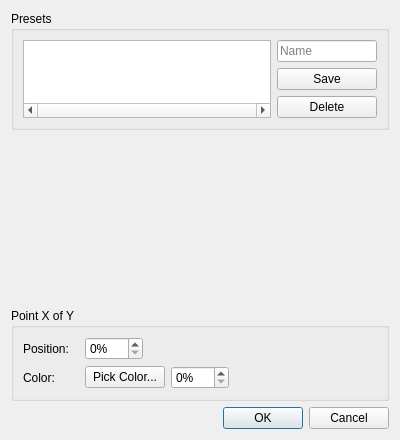
<?xml version="1.0" encoding="UTF-8"?>
<ui version="4.0">
 <class>GradientDialog</class>
 <widget class="QDialog" name="GradientDialog">
  <property name="geometry">
   <rect>
    <x>0</x>
    <y>0</y>
    <width>400</width>
    <height>440</height>
   </rect>
  </property>
  <property name="minimumSize">
   <size>
    <width>400</width>
    <height>440</height>
   </size>
  </property>
  <property name="maximumSize">
   <size>
    <width>400</width>
    <height>440</height>
   </size>
  </property>
  <property name="focusPolicy">
   <enum>Qt::ClickFocus</enum>
  </property>
  <property name="windowTitle">
   <string>Pick Gradient</string>
  </property>
  <layout class="QGridLayout" name="gridLayout">
   <item row="1" column="0">
    <spacer name="verticalSpacer">
     <property name="orientation">
      <enum>Qt::Vertical</enum>
     </property>
     <property name="sizeType">
      <enum>QSizePolicy::Expanding</enum>
     </property>
     <property name="sizeHint" stdset="0">
      <size>
       <width>0</width>
       <height>0</height>
      </size>
     </property>
    </spacer>
   </item>
   <item row="3" column="0">
    <spacer name="verticalSpacer_2">
     <property name="orientation">
      <enum>Qt::Vertical</enum>
     </property>
     <property name="sizeType">
      <enum>QSizePolicy::Fixed</enum>
     </property>
     <property name="sizeHint" stdset="0">
      <size>
       <width>0</width>
       <height>15</height>
      </size>
     </property>
    </spacer>
   </item>
   <item row="2" column="0">
    <widget class="GradientDialogWidget" name="widget" native="true">
     <property name="sizePolicy">
      <sizepolicy hsizetype="Preferred" vsizetype="Fixed">
       <horstretch>0</horstretch>
       <verstretch>0</verstretch>
      </sizepolicy>
     </property>
     <property name="minimumSize">
      <size>
       <width>0</width>
       <height>74</height>
      </size>
     </property>
     <property name="maximumSize">
      <size>
       <width>16777215</width>
       <height>74</height>
      </size>
     </property>
    </widget>
   </item>
   <item row="5" column="0">
    <widget class="QDialogButtonBox" name="buttonBox">
     <property name="orientation">
      <enum>Qt::Horizontal</enum>
     </property>
     <property name="standardButtons">
      <set>QDialogButtonBox::Cancel|QDialogButtonBox::Ok</set>
     </property>
    </widget>
   </item>
   <item row="4" column="0">
    <widget class="QGroupBox" name="stopBox">
     <property name="sizePolicy">
      <sizepolicy hsizetype="Preferred" vsizetype="Fixed">
       <horstretch>0</horstretch>
       <verstretch>0</verstretch>
      </sizepolicy>
     </property>
     <property name="title">
      <string notr="true">Point X of Y</string>
     </property>
     <layout class="QGridLayout" name="gridLayout_2">
      <item row="1" column="2">
       <layout class="QHBoxLayout" name="horizontalLayout_2">
        <item>
         <widget class="ColorButton" name="stopColor">
          <property name="text">
           <string>Pick Color...</string>
          </property>
         </widget>
        </item>
        <item>
         <widget class="QSpinBox" name="stopOpacity">
          <property name="suffix">
           <string notr="true">%</string>
          </property>
          <property name="maximum">
           <number>100</number>
          </property>
         </widget>
        </item>
        <item>
         <spacer name="horizontalSpacer_2">
          <property name="orientation">
           <enum>Qt::Horizontal</enum>
          </property>
          <property name="sizeHint" stdset="0">
           <size>
            <width>40</width>
            <height>20</height>
           </size>
          </property>
         </spacer>
        </item>
       </layout>
      </item>
      <item row="0" column="0">
       <widget class="QLabel" name="label">
        <property name="text">
         <string>Position:</string>
        </property>
       </widget>
      </item>
      <item row="0" column="2">
       <layout class="QHBoxLayout" name="horizontalLayout">
        <item>
         <widget class="QSpinBox" name="stopPos">
          <property name="suffix">
           <string notr="true">%</string>
          </property>
          <property name="maximum">
           <number>100</number>
          </property>
         </widget>
        </item>
        <item>
         <spacer name="horizontalSpacer">
          <property name="orientation">
           <enum>Qt::Horizontal</enum>
          </property>
          <property name="sizeHint" stdset="0">
           <size>
            <width>40</width>
            <height>20</height>
           </size>
          </property>
         </spacer>
        </item>
       </layout>
      </item>
      <item row="1" column="0">
       <widget class="QLabel" name="label_2">
        <property name="text">
         <string>Color:</string>
        </property>
       </widget>
      </item>
      <item row="0" column="1">
       <spacer name="horizontalSpacer_3">
        <property name="orientation">
         <enum>Qt::Horizontal</enum>
        </property>
        <property name="sizeType">
         <enum>QSizePolicy::Fixed</enum>
        </property>
        <property name="sizeHint" stdset="0">
         <size>
          <width>10</width>
          <height>20</height>
         </size>
        </property>
       </spacer>
      </item>
     </layout>
    </widget>
   </item>
   <item row="0" column="0">
    <widget class="QGroupBox" name="groupBox_2">
     <property name="sizePolicy">
      <sizepolicy hsizetype="Preferred" vsizetype="Fixed">
       <horstretch>0</horstretch>
       <verstretch>0</verstretch>
      </sizepolicy>
     </property>
     <property name="title">
      <string>Presets</string>
     </property>
     <layout class="QGridLayout" name="gridLayout_3">
      <item row="0" column="0" rowspan="3">
       <widget class="QListWidget" name="presetList">
        <property name="sizePolicy">
         <sizepolicy hsizetype="Expanding" vsizetype="Preferred">
          <horstretch>0</horstretch>
          <verstretch>0</verstretch>
         </sizepolicy>
        </property>
        <property name="frameShadow">
         <enum>QFrame::Plain</enum>
        </property>
        <property name="horizontalScrollBarPolicy">
         <enum>Qt::ScrollBarAlwaysOn</enum>
        </property>
        <property name="iconSize">
         <size>
          <width>64</width>
          <height>64</height>
         </size>
        </property>
        <property name="horizontalScrollMode">
         <enum>QAbstractItemView::ScrollPerPixel</enum>
        </property>
        <property name="flow">
         <enum>QListView::TopToBottom</enum>
        </property>
        <property name="viewMode">
         <enum>QListView::IconMode</enum>
        </property>
        <property name="uniformItemSizes">
         <bool>true</bool>
        </property>
       </widget>
      </item>
      <item row="0" column="1">
       <widget class="QLineEdit" name="presetName">
        <property name="maxLength">
         <number>30</number>
        </property>
        <property name="placeholderText">
         <string>Name</string>
        </property>
       </widget>
      </item>
      <item row="1" column="1">
       <widget class="QPushButton" name="presetSave">
        <property name="text">
         <string>Save</string>
        </property>
        <property name="autoDefault">
         <bool>false</bool>
        </property>
       </widget>
      </item>
      <item row="2" column="1">
       <widget class="QPushButton" name="presetDelete">
        <property name="text">
         <string>Delete</string>
        </property>
        <property name="autoDefault">
         <bool>false</bool>
        </property>
       </widget>
      </item>
     </layout>
    </widget>
   </item>
  </layout>
 </widget>
 <customwidgets>
  <customwidget>
   <class>GradientDialogWidget</class>
   <extends>QWidget</extends>
   <header>gradientdialogwidget.h</header>
   <container>1</container>
  </customwidget>
  <customwidget>
   <class>ColorButton</class>
   <extends>QPushButton</extends>
   <header>colorbutton.h</header>
  </customwidget>
 </customwidgets>
 <tabstops>
  <tabstop>presetList</tabstop>
  <tabstop>presetName</tabstop>
  <tabstop>presetSave</tabstop>
  <tabstop>presetDelete</tabstop>
  <tabstop>stopPos</tabstop>
  <tabstop>stopColor</tabstop>
  <tabstop>stopOpacity</tabstop>
 </tabstops>
 <resources/>
 <connections>
  <connection>
   <sender>buttonBox</sender>
   <signal>accepted()</signal>
   <receiver>GradientDialog</receiver>
   <slot>accept()</slot>
   <hints>
    <hint type="sourcelabel">
     <x>248</x>
     <y>254</y>
    </hint>
    <hint type="destinationlabel">
     <x>157</x>
     <y>274</y>
    </hint>
   </hints>
  </connection>
  <connection>
   <sender>buttonBox</sender>
   <signal>rejected()</signal>
   <receiver>GradientDialog</receiver>
   <slot>reject()</slot>
   <hints>
    <hint type="sourcelabel">
     <x>316</x>
     <y>260</y>
    </hint>
    <hint type="destinationlabel">
     <x>286</x>
     <y>274</y>
    </hint>
   </hints>
  </connection>
 </connections>
</ui>
